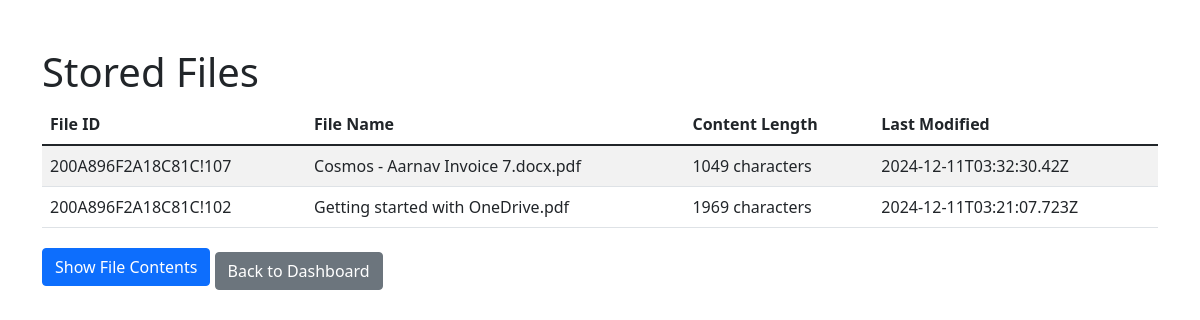
Page /list_files on the earlier database version.
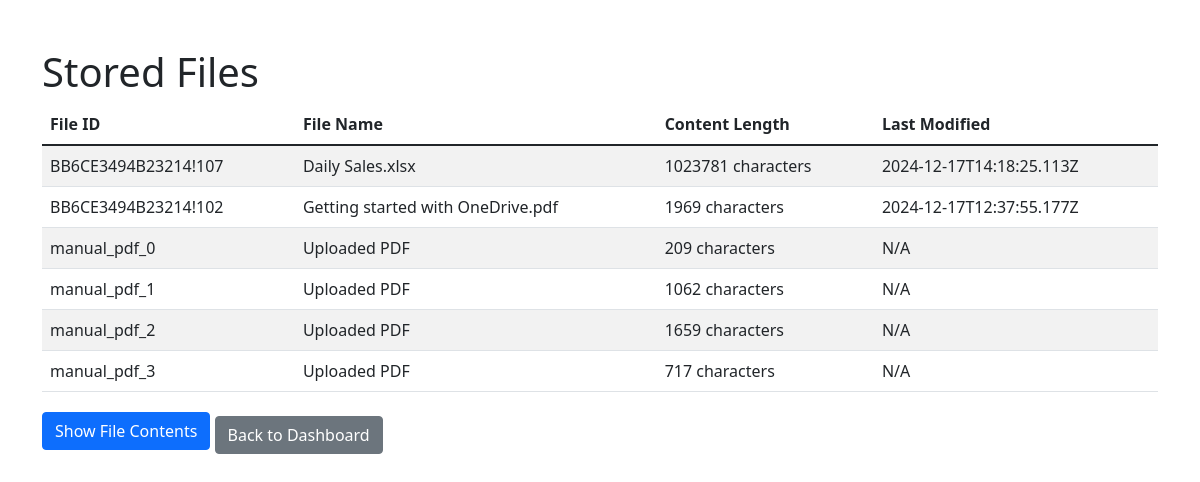
Same page on the later database version.
### tables this page shows
CREATE TABLE files (
            id TEXT PRIMARY KEY,
            name TEXT NOT NULL,
            content TEXT,
            last_modified TEXT
        );

### onedrive_chatbot.py (the view)
@app.route("/list_files")
def list_files():
    show_content = request.args.get('show_content', 'false')
    conn = sqlite3.connect("onedrive_files.db")
    cursor = conn.cursor()
    if show_content == 'true':
        cursor.execute("SELECT id, name, content, last_modified FROM files")
    else:
        cursor.execute("SELECT id, name, length(content) as content_length, last_modified FROM files")
    files = cursor.fetchall()
    conn.close()
    return render_template("list_files.html", files=files, show_content=show_content)

### templates/list_files.html (shortened to what this page needs)
<!DOCTYPE html>
<html lang="en">
<head>
    <link href="https://cdn.jsdelivr.net/npm/bootstrap@5.1.3/dist/css/bootstrap.min.css" rel="stylesheet">
</head>
<body>
    <div class="container mt-5">
        <h1>Stored Files</h1>
        {% if show_content == 'true' %}
            <table class="table table-striped">
                <thead>
                    <tr>
                        <th>File ID</th>
                        <th>File Name</th>
                        <th>Content</th>
                        <th>Last Modified</th>
                    </tr>
                </thead>
                <tbody>
                    {% for file in files %}
                    <tr>
                        <td>{{ file[0] }}</td>
                        <td>{{ file[1] }}</td>
                        <td><pre>{{ file[2][:500] }}{% if file[2]|length > 500 %}... (truncated){% endif %}</pre></td>
                        <td>{{ file[3] or 'N/A' }}</td>
                    </tr>
                    {% endfor %}
                </tbody>
            </table>
            <a href="/list_files" class="btn btn-secondary">Hide Content</a>
        {% else %}
            <table class="table table-striped">
                <thead>
                    <tr>
                        <th>File ID</th>
                        <th>File Name</th>
                        <th>Content Length</th>
                        <th>Last Modified</th>
                    </tr>
                </thead>
                <tbody>
                    {% for file in files %}
                    <tr>
                        <td>{{ file[0] }}</td>
                        <td>{{ file[1] }}</td>
                        <td>{{ file[2] }} characters</td>
                        <td>{{ file[3] or 'N/A' }}</td>
                    </tr>
                    {% endfor %}
                </tbody>
            </table>
            <a href="/list_files?show_content=true" class="btn btn-primary">Show File Contents</a>
        {% endif %}
        <a href="/dashboard" class="btn btn-secondary mt-2">Back to Dashboard</a>
    </div>
</body>
</html>

Differences in the rows shown:
removed files: id "200A896F2A18C81C!107", name "Cosmos - Aarnav Invoice 7.docx.pdf", file "1049", last_modified "2024-12-11T03:32:30.42Z"
removed files: id "200A896F2A18C81C!102", name "Getting started with OneDrive.pdf", file "1969", last_modified "2024-12-11T03:21:07.723Z"
added files: id "BB6CE3494B23214!107", name "Daily Sales.xlsx", file "1023781", last_modified "2024-12-17T14:18:25.113Z"
added files: id "BB6CE3494B23214!102", name "Getting started with OneDrive.pdf", file "1969", last_modified "2024-12-17T12:37:55.177Z"
added files: id "manual_pdf_0", name "Uploaded PDF", file "209", file "N/A"
added files: id "manual_pdf_1", name "Uploaded PDF", file "1062", file "N/A"
added files: id "manual_pdf_2", name "Uploaded PDF", file "1659", file "N/A"
added files: id "manual_pdf_3", name "Uploaded PDF", file "717", file "N/A"
